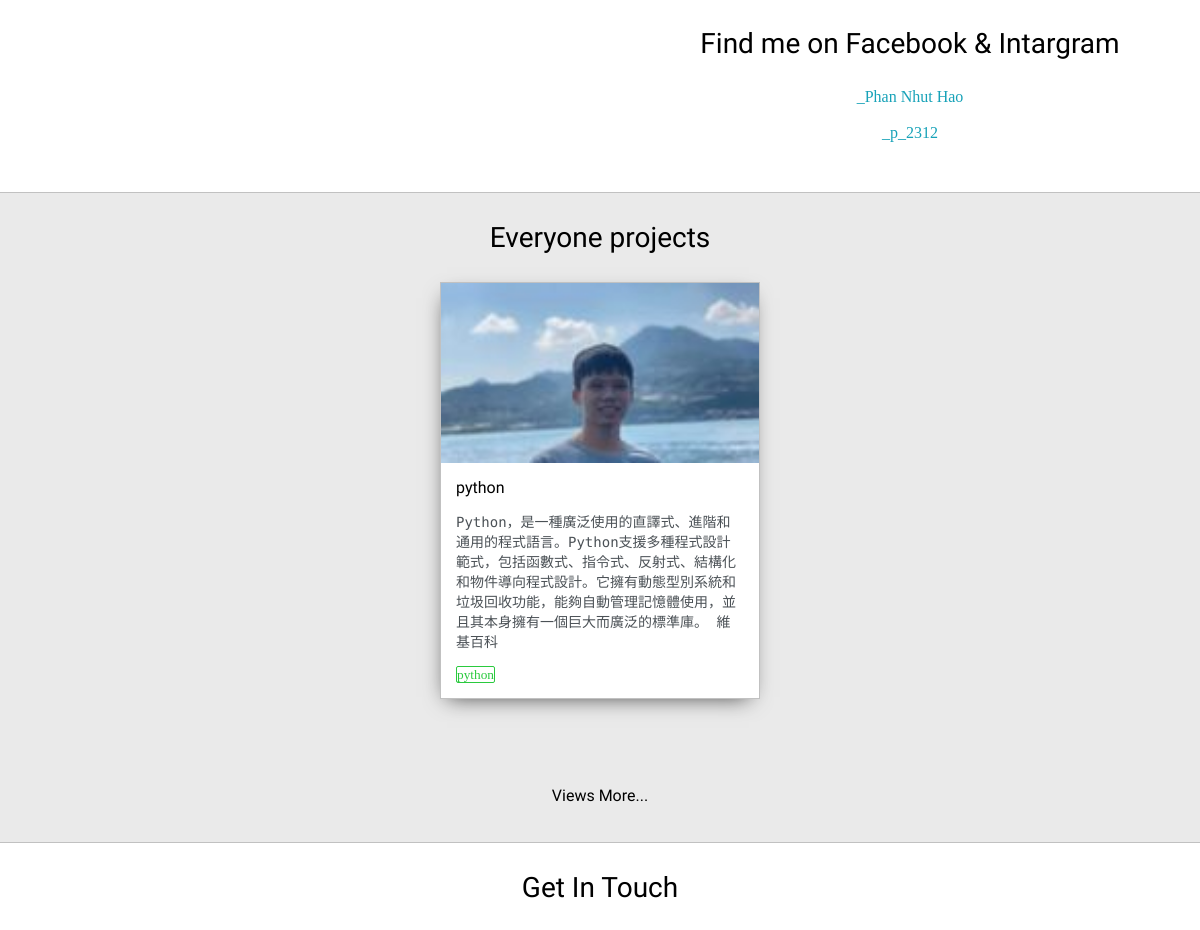
/ (middle part), run on an earlier commit of the app's database.
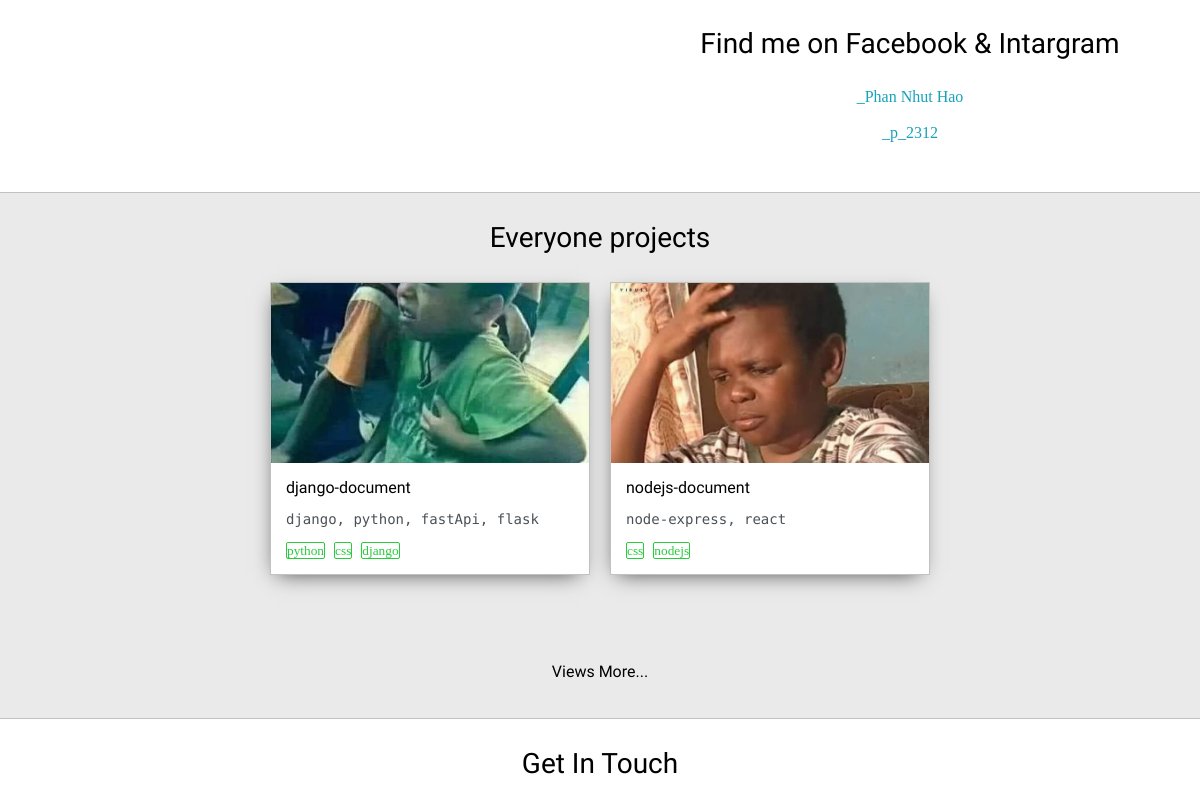
And on a later commit of the database.
### OurProfile/models.py (models this page shows, shortened)
class Post(models.Model):
    customer = models.ForeignKey(User,on_delete=models.CASCADE)
    images = models.ImageField(null = True,blank=True)
    title = models.CharField(max_length=200)
    body = models.TextField(max_length=500)
    date_created = models.DateTimeField(auto_now_add=True)
    categories = models.ManyToManyField(Tag,null=True)
    public = models.BooleanField(default=False)
    private = models.BooleanField(default=False)

class Tag(models.Model):
    name = models.CharField(max_length=50)
    def __str__(self):
        return self.name

### OurProfile/views.py (the view)
# urls.py: path('',views.home,name="home"),
def home(request):
    posts = Post.objects.all()[0:3]
    context = {'posts':posts}
    return render(request,"OurProfile/home.html",context)

### OurProfile/templates/OurProfile/home.html (shortened to what this page needs)
<!DOCTYPE html>
{% load static %}
<html>
<head>
	<link rel="stylesheet"  type="text/css" href="{% static 'css/layout.css' %}">
	<link id="theme-style" rel="stylesheet" type="text/css" href="">
</head>
<body>
	<section class="s2">
		<div class="main-container">
			<div class="about-wrapper">
				<div class="about-me">
				</div>
				<div class="social-links">
					<h3>Find me on Facebook & Intargram</h3>
					<a class="fa fa-facebook" target="_blank" href="https://www.facebook.com/">_Phan Nhut Hao</a>
					<br>
					<a class="fa fa-instagram" target="_blank" href="https://instahram.com/">_p_2312</a>
				</div>
			</div>
		</div>
	</section>
	<section class="s1">
		<div class="main-container">
			<h3 style="text-align: center;">Everyone projects</h3>
			<div class="post-wrapper">
			{% for post in posts %}
				<div>
					<div class="post">
						<a href="{% url 'post' post.id %}">
							{% if post.images %}
							<img class="thumbnail" src="{{ post.images.url }}">
							{% else %}
							<p>no images </p>
							{% endif %}
						</a>
						<div class="post-preview">
							<h6 class="post-title">{{post.title}}</h6>
							<p class="post-intro">{{post.body}}</p>
							{% for categories in post.categories.all %}
								<small style="border: solid 1px;border-radius: 2px;margin-right: 5px;">{{categories}}</small>
							{% endfor %}
						</div>
					</div>
				</div>
			{% endfor %}
			</div>
			<a href="{% url 'posts' %}"><h6 style="text-align: center;">Views More...</h6></a>
		</div>
	</section>
	<section class="s2">
		<div class="main-container">
			<h3 style="text-align: center;">Get In Touch</h3>
		</div>
	</section>
</body>
</html>

What changed in the data, as far as the page shows it:
removed Post: images (picture), title "python", body "Python，是一種廣泛使用的直譯式、進階和通用的程式語言。Python支援多種程式設計範式，包括函數式、指令式、反射式、結構化和物件導向程式設計。它擁有動態型別系統和垃圾回收功能，能夠自動管理記憶體使用，並且其本身擁有一個巨大而廣泛的標準庫。 維基百科", Tag (name "python")
added Post: images (picture), title "django-document", body "django, python, fastApi, flask", Tag (name "python")
now on this page (row unchanged): Tag: name "css"
now on this page (row unchanged): Tag: name "django", shown under "django-document"
added Post: images (picture), title "nodejs-document", body "node-express, react"
now on this page (row unchanged): Tag: name "nodejs", shown under "nodejs-document"
